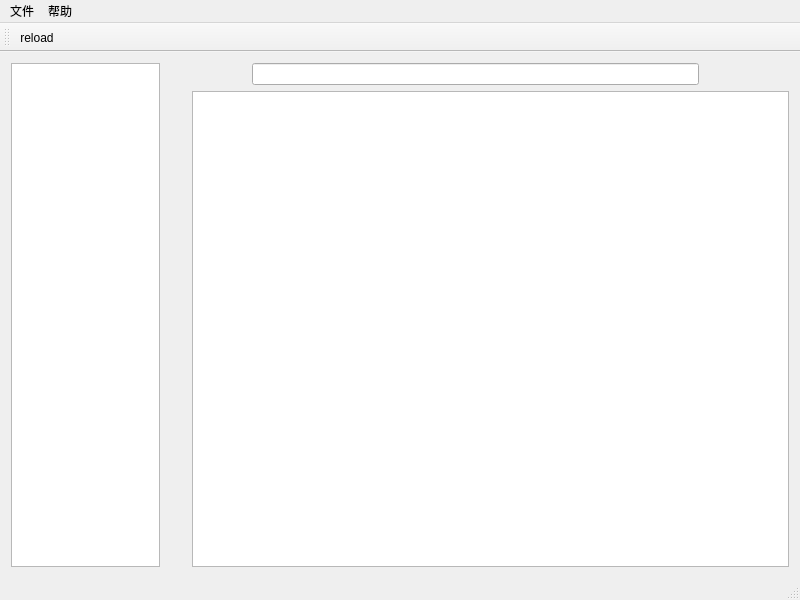
<?xml version="1.0" encoding="UTF-8"?>
<ui version="4.0">
 <class>MainWindow</class>
 <widget class="QMainWindow" name="MainWindow">
  <property name="geometry">
   <rect>
    <x>0</x>
    <y>0</y>
    <width>800</width>
    <height>600</height>
   </rect>
  </property>
  <property name="acceptDrops">
   <bool>true</bool>
  </property>
  <property name="windowTitle">
   <string>海天鹰SVG编辑器</string>
  </property>
  <property name="windowIcon">
   <iconset resource="res.qrc">
    <normaloff>:/icon.png</normaloff>:/icon.png</iconset>
  </property>
  <widget class="QWidget" name="centralWidget">
   <layout class="QVBoxLayout" name="verticalLayout_2">
    <item>
     <layout class="QHBoxLayout" name="horizontalLayout" stretch="1,0,4">
      <item>
       <widget class="QListWidget" name="listWidget"/>
      </item>
      <item>
       <layout class="QVBoxLayout" name="verticalLayout_SVG">
        <item>
         <spacer name="verticalSpacer">
          <property name="orientation">
           <enum>Qt::Vertical</enum>
          </property>
          <property name="sizeHint" stdset="0">
           <size>
            <width>20</width>
            <height>40</height>
           </size>
          </property>
         </spacer>
        </item>
        <item>
         <widget class="QLabel" name="label">
          <property name="text">
           <string/>
          </property>
          <property name="pixmap">
           <pixmap resource="res.qrc">:/icon.png</pixmap>
          </property>
         </widget>
        </item>
       </layout>
      </item>
      <item>
       <layout class="QVBoxLayout" name="verticalLayout">
        <item>
         <layout class="QHBoxLayout" name="horizontalLayout_2">
          <property name="spacing">
           <number>0</number>
          </property>
          <item>
           <widget class="QPushButton" name="pushButtonMoveUp">
            <property name="maximumSize">
             <size>
              <width>30</width>
              <height>16777215</height>
             </size>
            </property>
            <property name="focusPolicy">
             <enum>Qt::NoFocus</enum>
            </property>
            <property name="text">
             <string/>
            </property>
            <property name="icon">
             <iconset>
              <normaloff>:/ArrowUp.png</normaloff>:/ArrowUp.png</iconset>
            </property>
            <property name="flat">
             <bool>true</bool>
            </property>
           </widget>
          </item>
          <item>
           <widget class="QPushButton" name="pushButtonMoveDown">
            <property name="maximumSize">
             <size>
              <width>30</width>
              <height>16777215</height>
             </size>
            </property>
            <property name="focusPolicy">
             <enum>Qt::NoFocus</enum>
            </property>
            <property name="text">
             <string/>
            </property>
            <property name="icon">
             <iconset>
              <normaloff>:/ArrowDown.png</normaloff>:/ArrowDown.png</iconset>
            </property>
            <property name="flat">
             <bool>true</bool>
            </property>
           </widget>
          </item>
          <item>
           <widget class="QLineEdit" name="lineEdit"/>
          </item>
          <item>
           <widget class="QPushButton" name="pushButtonModify">
            <property name="maximumSize">
             <size>
              <width>30</width>
              <height>16777215</height>
             </size>
            </property>
            <property name="focusPolicy">
             <enum>Qt::NoFocus</enum>
            </property>
            <property name="text">
             <string/>
            </property>
            <property name="icon">
             <iconset resource="res.qrc">
              <normaloff>:/save.png</normaloff>:/save.png</iconset>
            </property>
            <property name="iconSize">
             <size>
              <width>20</width>
              <height>20</height>
             </size>
            </property>
            <property name="flat">
             <bool>true</bool>
            </property>
           </widget>
          </item>
          <item>
           <widget class="QPushButton" name="pushButtonInsert">
            <property name="maximumSize">
             <size>
              <width>30</width>
              <height>16777215</height>
             </size>
            </property>
            <property name="focusPolicy">
             <enum>Qt::NoFocus</enum>
            </property>
            <property name="text">
             <string/>
            </property>
            <property name="icon">
             <iconset resource="res.qrc">
              <normaloff>:/add.png</normaloff>:/add.png</iconset>
            </property>
            <property name="iconSize">
             <size>
              <width>20</width>
              <height>20</height>
             </size>
            </property>
            <property name="flat">
             <bool>true</bool>
            </property>
           </widget>
          </item>
          <item>
           <widget class="QPushButton" name="pushButtonDelete">
            <property name="maximumSize">
             <size>
              <width>30</width>
              <height>16777215</height>
             </size>
            </property>
            <property name="focusPolicy">
             <enum>Qt::NoFocus</enum>
            </property>
            <property name="text">
             <string/>
            </property>
            <property name="icon">
             <iconset resource="res.qrc">
              <normaloff>:/delete.png</normaloff>:/delete.png</iconset>
            </property>
            <property name="flat">
             <bool>true</bool>
            </property>
           </widget>
          </item>
         </layout>
        </item>
        <item>
         <widget class="QGraphicsView" name="graphicsView">
          <property name="backgroundBrush">
           <brush brushstyle="Dense3Pattern">
            <color alpha="150">
             <red>33</red>
             <green>33</green>
             <blue>33</blue>
            </color>
           </brush>
          </property>
         </widget>
        </item>
       </layout>
      </item>
     </layout>
    </item>
   </layout>
  </widget>
  <widget class="QMenuBar" name="menuBar">
   <property name="geometry">
    <rect>
     <x>0</x>
     <y>0</y>
     <width>800</width>
     <height>24</height>
    </rect>
   </property>
   <widget class="QMenu" name="menu">
    <property name="title">
     <string>文件</string>
    </property>
    <addaction name="action_new"/>
    <addaction name="action_open"/>
    <addaction name="action_save"/>
    <addaction name="action_saveas"/>
    <addaction name="action_close"/>
    <addaction name="action_quit"/>
   </widget>
   <widget class="QMenu" name="menu_2">
    <property name="title">
     <string>帮助</string>
    </property>
    <addaction name="action_about"/>
   </widget>
   <addaction name="menu"/>
   <addaction name="menu_2"/>
  </widget>
  <widget class="QToolBar" name="mainToolBar">
   <attribute name="toolBarArea">
    <enum>TopToolBarArea</enum>
   </attribute>
   <attribute name="toolBarBreak">
    <bool>false</bool>
   </attribute>
   <addaction name="actionReload"/>
  </widget>
  <widget class="QStatusBar" name="statusBar"/>
  <action name="action_open">
   <property name="text">
    <string>打开</string>
   </property>
   <property name="shortcut">
    <string>Ctrl+O</string>
   </property>
  </action>
  <action name="action_close">
   <property name="text">
    <string>关闭</string>
   </property>
   <property name="shortcut">
    <string>Ctrl+C</string>
   </property>
  </action>
  <action name="action_quit">
   <property name="text">
    <string>退出</string>
   </property>
   <property name="shortcut">
    <string>Ctrl+Q</string>
   </property>
  </action>
  <action name="action_about">
   <property name="text">
    <string>关于</string>
   </property>
   <property name="shortcut">
    <string>F1</string>
   </property>
  </action>
  <action name="action_save">
   <property name="text">
    <string>保存</string>
   </property>
   <property name="toolTip">
    <string>保存</string>
   </property>
   <property name="shortcut">
    <string>Ctrl+S</string>
   </property>
  </action>
  <action name="action_saveas">
   <property name="text">
    <string>另存为</string>
   </property>
   <property name="shortcut">
    <string>Ctrl+Shift+S</string>
   </property>
  </action>
  <action name="action_new">
   <property name="text">
    <string>新建</string>
   </property>
   <property name="shortcut">
    <string>Ctrl+N</string>
   </property>
  </action>
  <action name="actionReload">
   <property name="text">
    <string>reload</string>
   </property>
  </action>
 </widget>
 <layoutdefault spacing="6" margin="11"/>
 <resources>
  <include location="res.qrc"/>
 </resources>
 <connections/>
</ui>
